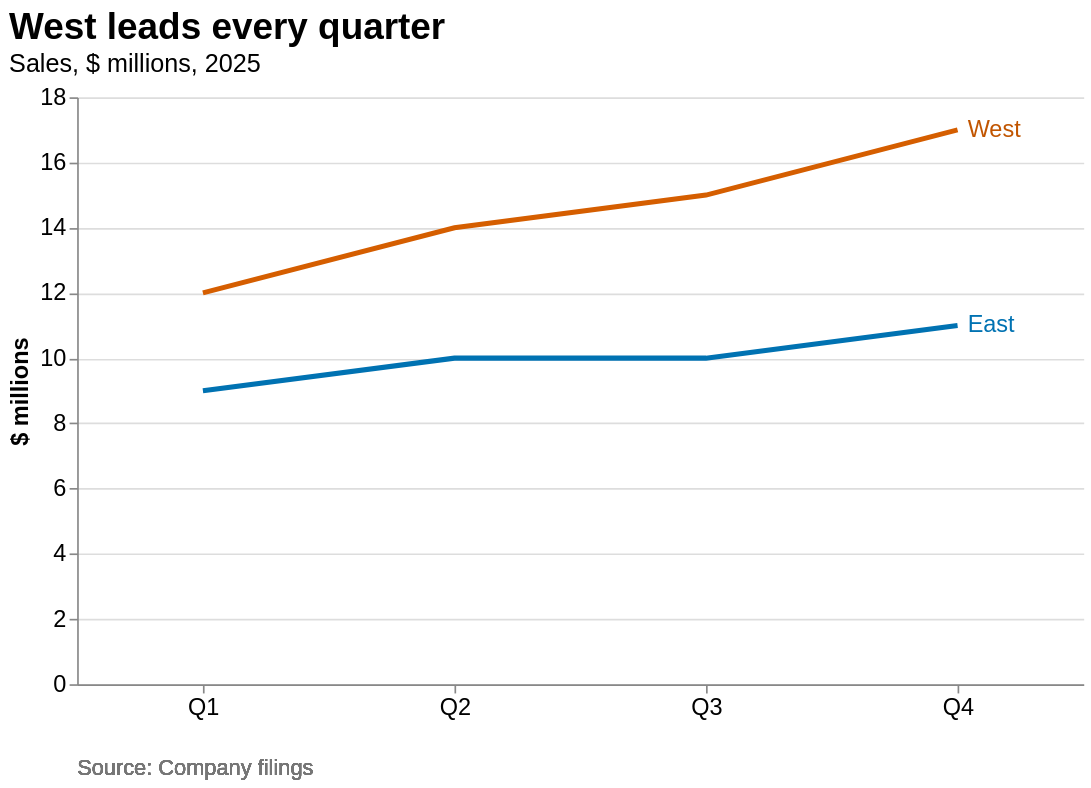

Express this chart as Vega-Lite.
### Vega-Lite specification from a JSON file in a GitHub repository (floating-point values rounded to 4 significant figures)
{"$schema": "https://vega.github.io/schema/vega-lite/v5.json", "width": 600, "height": 350, "title": {"text": "West leads every quarter", "subtitle": "Sales, $ millions, 2025", "fontSize": 22, "subtitleFontSize": 15, "anchor": "start"}, "config": {"axis": {"labelFontSize": 14, "titleFontSize": 14}, "view": {"stroke": null}}, "data": {"values": [{"q": "Q1", "region": "West", "v": 12}, {"q": "Q2", "region": "West", "v": 14}, {"q": "Q3", "region": "West", "v": 15}, {"q": "Q4", "region": "West", "v": 17}, {"q": "Q1", "region": "East", "v": 9}, {"q": "Q2", "region": "East", "v": 10}, {"q": "Q3", "region": "East", "v": 10}, {"q": "Q4", "region": "East", "v": 11}]}, "layer": [{"mark": {"type": "line", "strokeWidth": 3}, "encoding": {"x": {"field": "q", "type": "ordinal", "title": null, "axis": {"labelAngle": 0}}, "y": {"field": "v", "type": "quantitative", "title": "$ millions"}, "color": {"field": "region", "scale": {"range": ["#0072B2", "#D55E00"]}, "legend": null}}}, {"transform": [{"filter": "datum.q === 'Q4'"}], "mark": {"type": "text", "align": "left", "dx": 6, "fontSize": 14}, "encoding": {"x": {"field": "q", "type": "ordinal"}, "y": {"field": "v", "type": "quantitative"}, "text": {"field": "region"}, "color": {"field": "region", "legend": null, "scale": {"range": ["#0072B2", "#C15500"]}}}}, {"mark": {"type": "text", "align": "left", "fontSize": 13, "color": "#767676", "dy": 50}, "encoding": {"x": {"value": 0}, "y": {"value": 350}, "text": {"value": "Source: Company filings"}}}], "resolve": {"scale": {"color": "independent"}}}
